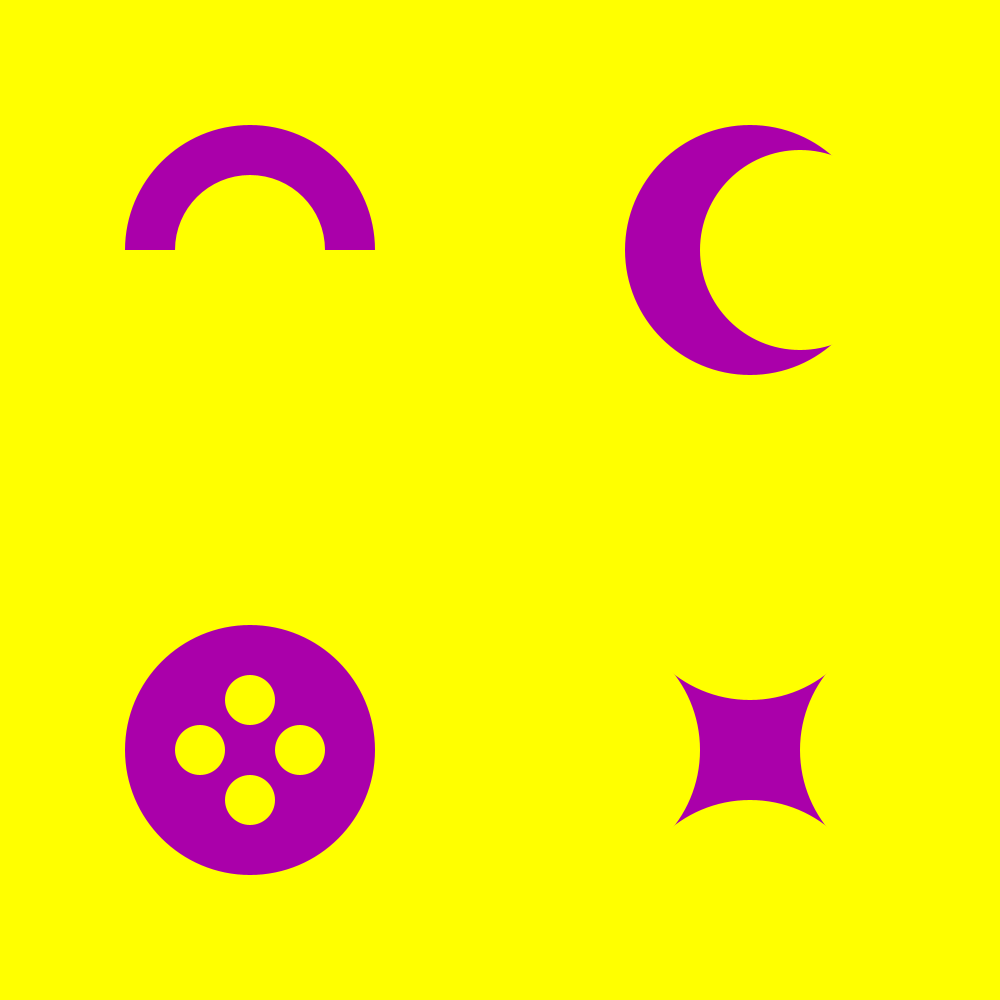
Frame 1 (no input)
Frame 60 (the mouse pressed at the canvas centre just before this capture): identical to frame 1, image omitted
Frame 120 (the mouse held since frame 60 and released just before this capture): identical to frame 1, image omitted

The Processing sketch that drew this single still picture (run headless with seeded random() and noise(); from frame 60 on, the mouse is pressed at the canvas centre):

// Processing sketch: color_230129a
// ── color_230129a.pde
void setup() {
  // The code in this block will run once at the start.
  size(1000, 1000);
}

void draw() {
  // The code in this block will run once per frame.
  background(#ffff00);
  noStroke();
  
  // draw the base circles
  fill(#aa00aa);
  circle(250, 250, 250); // top-left
  circle(250, 750, 250); // bottom-left
  circle(750, 250, 250); // top-right
  circle(750, 750, 250); // bottom-right
  
  // paint over the circles with the background color
  fill(#ffff00);
  
  // top-left semicircle
  circle(250, 250, 150);
  rect(100, 250, 350, 150);
  
  // bottom-left button
  circle(200, 750, 50);
  circle(250, 700, 50);
  circle(300, 750, 50);
  circle(250, 800, 50);
  
  // top-right crescent
  circle(800, 250, 200);
  
  // bottom-right sharp
  circle(575, 750, 250);
  circle(925, 750, 250);
  circle(750, 575, 250);
  circle(750, 925, 250);
  
}
